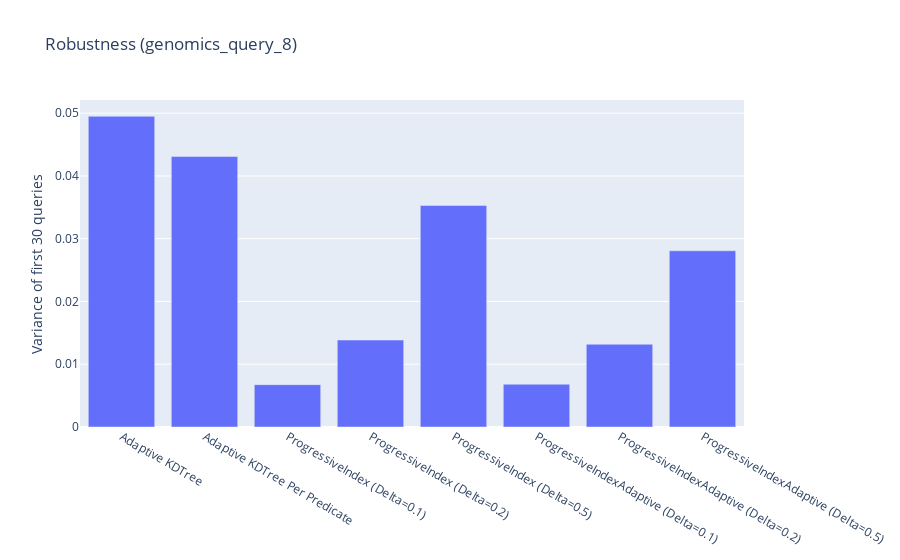

The notebook cell saved with this chart:
### Code cell
# experiment = 'power'
# n_rows = '10000000.0'
# n_queries = '3000'
# sel='0.0'

def robustness(values):
    dfs = np.array(values)[:,0]
    names = np.array(values)[:,1]
    fig = go.Figure()

    variances = [np.var(df['query_time'][:30]) for df in dfs]
    fig = go.Figure(data=[
        go.Bar(name='Query Number', x=names, y=variances),
    ])
    fig.update_layout(title=f'Robustness ({experiment})',
                   yaxis_title='Variance of first 30 queries')
    fig.show()

robustness([
# [read_df(files['AverageKDTree'], '0.0', '1024', experiment, n_rows, n_queries, sel), 'Average KDTree'],
# [read_df(files['MedianKDTree'], '0.0', '1024', experiment, n_rows, n_queries, sel), 'MedianKDTree'],
[read_df(files['CrackingKDTree'], '0.0', '1024', experiment, n_rows, n_queries, sel), 'Adaptive KDTree'],
[read_df(files['CrackingKDTreePerDimension'], '0.0', '1024', experiment, n_rows, n_queries, sel), 'Adaptive KDTree Per Predicate'],
# [read_df(files['Quasii'], '0.0', '1024', experiment, n_rows, n_queries, sel), 'Quasii'],
[read_df(files['ProgressiveIndex'], '0.1', '1024', experiment, n_rows, n_queries, sel), 'ProgressiveIndex (Delta=0.1)'],
[read_df(files['ProgressiveIndex'], '0.2', '1024', experiment, n_rows, n_queries, sel), 'ProgressiveIndex (Delta=0.2)'],
[read_df(files['ProgressiveIndex'], '0.5', '1024', experiment, n_rows, n_queries, sel), 'ProgressiveIndex (Delta=0.5)'],
[read_df(files['ProgressiveIndexAdaptive'], '0.1', '1024', experiment, n_rows, n_queries, sel), 'ProgressiveIndexAdaptive (Delta=0.1)'],
[read_df(files['ProgressiveIndexAdaptive'], '0.2', '1024', experiment, n_rows, n_queries, sel), 'ProgressiveIndexAdaptive (Delta=0.2)'],
[read_df(files['ProgressiveIndexAdaptive'], '0.5', '1024', experiment, n_rows, n_queries, sel), 'ProgressiveIndexAdaptive (Delta=0.5)'],
# [read_df(files['FullScan'], '0.0', '0', experiment, n_rows, n_queries, sel), 'Full Scan'],
])

### Figure 1 — Plotly figure (JSON) as saved in the notebook; plotly's stock layout.template omitted (floating-point values rounded to 4 significant figures)
{"data": [{"name": "Query Number", "type": "bar", "x": ["Adaptive KDTree", "Adaptive KDTree Per Predicate", "ProgressiveIndex (Delta=0.1)", "ProgressiveIndex (Delta=0.2)", "ProgressiveIndex (Delta=0.5)", "ProgressiveIndexAdaptive (Delta=0.1)", "ProgressiveIndexAdaptive (Delta=0.2)", "ProgressiveIndexAdaptive (Delta=0.5)"], "y": [0.04949, 0.04309, 0.006751, 0.01386, 0.03528, 0.006815, 0.01318, 0.02808]}], "layout": {"title": {"text": "Robustness (genomics_query_8)"}, "yaxis": {"title": {"text": "Variance of first 30 queries"}}}}
